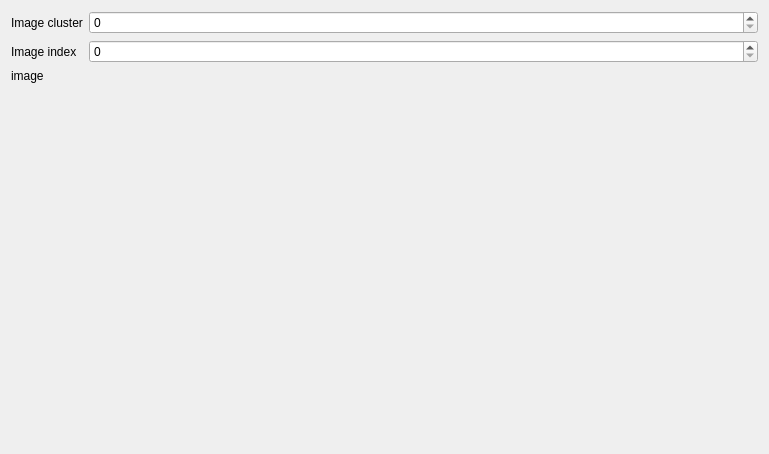
<?xml version="1.0" encoding="UTF-8"?>
<ui version="4.0">
 <class>cluster_image_viewer</class>
 <widget class="QWidget" name="cluster_image_viewer">
  <property name="geometry">
   <rect>
    <x>0</x>
    <y>0</y>
    <width>769</width>
    <height>454</height>
   </rect>
  </property>
  <property name="windowTitle">
   <string>Form</string>
  </property>
  <layout class="QGridLayout" name="gridLayout">
   <item row="0" column="0">
    <widget class="QLabel" name="labelImageCluster">
     <property name="sizePolicy">
      <sizepolicy hsizetype="Maximum" vsizetype="Preferred">
       <horstretch>0</horstretch>
       <verstretch>0</verstretch>
      </sizepolicy>
     </property>
     <property name="text">
      <string>Image cluster</string>
     </property>
    </widget>
   </item>
   <item row="1" column="0">
    <widget class="QLabel" name="labelImageIndex">
     <property name="sizePolicy">
      <sizepolicy hsizetype="Maximum" vsizetype="Preferred">
       <horstretch>0</horstretch>
       <verstretch>0</verstretch>
      </sizepolicy>
     </property>
     <property name="text">
      <string>Image index</string>
     </property>
    </widget>
   </item>
   <item row="2" column="0">
    <widget class="QLabel" name="labelImage">
     <property name="text">
      <string>image</string>
     </property>
    </widget>
   </item>
   <item row="3" column="2">
    <spacer name="verticalSpacer">
     <property name="orientation">
      <enum>Qt::Vertical</enum>
     </property>
     <property name="sizeHint" stdset="0">
      <size>
       <width>20</width>
       <height>362</height>
      </size>
     </property>
    </spacer>
   </item>
   <item row="0" column="1" colspan="2">
    <widget class="QSpinBox" name="spinBoxImageCluster"/>
   </item>
   <item row="1" column="1" colspan="2">
    <widget class="QSpinBox" name="spinBoxImageIndex"/>
   </item>
  </layout>
 </widget>
 <resources/>
 <connections/>
</ui>
